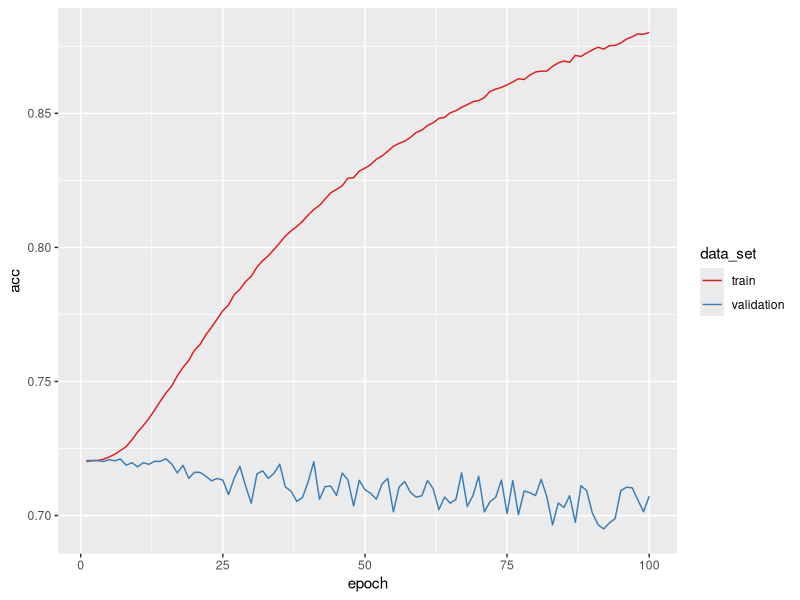
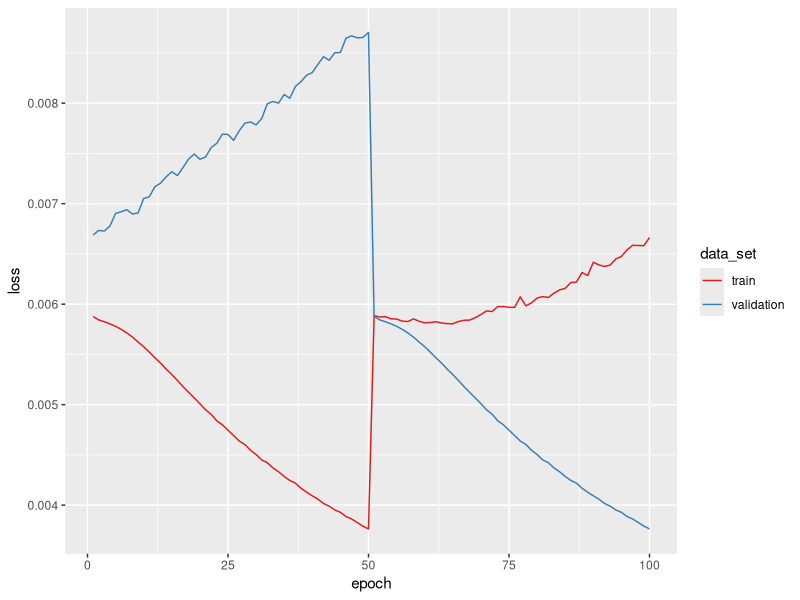
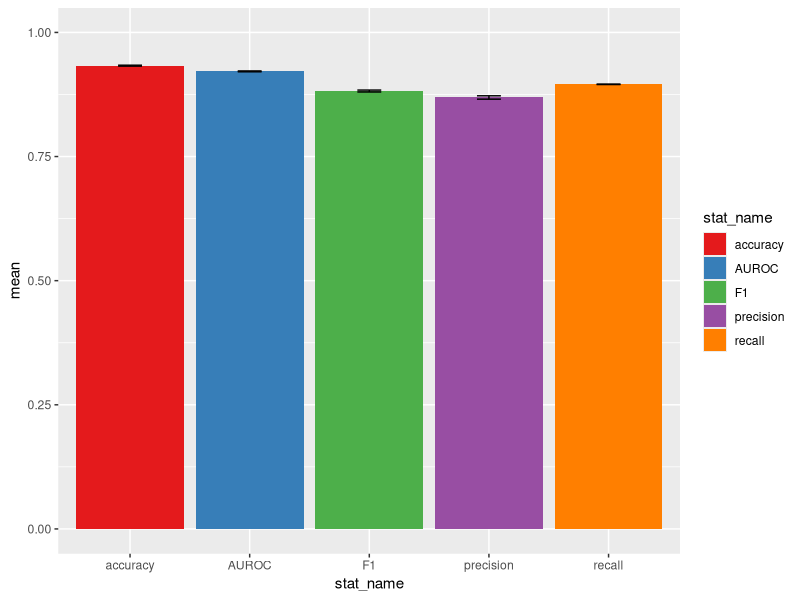

The R script that drew these images, in order:
## ---- chunk 1
knitr::opts_chunk$set(echo = TRUE)
library(data.table)
library(ggplot2)
library(cowplot)
## ---- chunk 2
epoch_train_acc <- fread("../validation/epoch_train_acc.tsv")
epoch_train_loss <- fread("../validation/epoch_train_losses.tsv")
epoch_val_acc <- fread("../validation/epoch_val_acc.tsv")
epoch_val_loss <- fread("../validation/epoch_val_losses.tsv")

epochs <- ncol(epoch_train_acc)
epoch_dt <- data.table(epoch = rep(1:epochs, 2),
                       acc = c(colMeans(epoch_train_acc), colMeans(epoch_val_acc)),
                       loss = c(colMeans(epoch_train_loss), colMeans(epoch_val_loss)),
                       data_set = rep(c("train", "validation"), each = epochs))
epoch_dt

ggplot(epoch_dt, aes(epoch, acc, col = data_set)) +
  geom_line() +
  scale_color_brewer(palette = "Set1")

ggplot(epoch_dt, aes(epoch, loss, col = data_set)) +
  geom_line() +
  scale_color_brewer(palette = "Set1")
## ---- chunk 3
test_stats <- fread("../validation/test_stats.tsv", col.names = c("stat_name", "mean", "stderr", "confidence"))
test_stats

ggplot(test_stats, aes(stat_name, mean, fill = stat_name)) +
  geom_bar(stat = 'identity') + ylim(0, 1) +
  geom_errorbar(aes(ymin=mean-stderr, ymax=mean+stderr), width=.2) +
  scale_fill_brewer(palette = "Set1")
